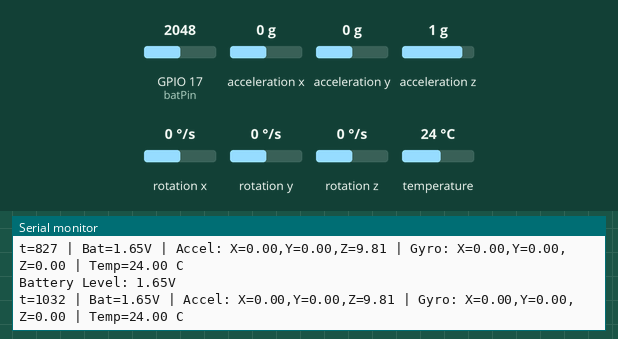
A sketch run on a simulated ESP32. Shown: the last lines printed to the serial monitor. The test bench sets the inputs (shaded band); at power-on: acceleration x 0 g, GPIO 17 (batPin) = 2048, acceleration y 0 g, acceleration z 1 g, rotation x 0 °/s, rotation y 0 °/s, rotation z 0 °/s, temperature 24 °C. Nothing arrives over Bluetooth unless stated; a phone connects over Bluetooth LE 3 s after start.

Above: at 1.2 s.
1.3 s: acceleration x set to -1.4 g
At 1.4 s:
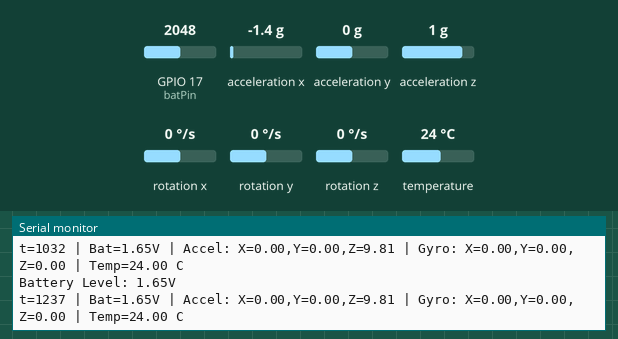
2.8 s: GPIO 17 (batPin) set to 2866
At 2.83 s:
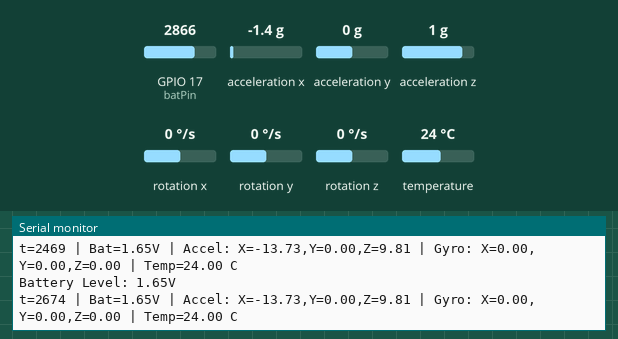
4.3 s: acceleration y set to -1.4 g
At 4.48 s:
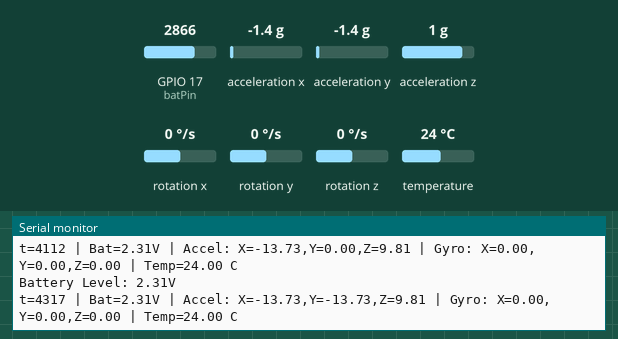
5.8 s: acceleration z set to -1.4 g
At 5.91 s:
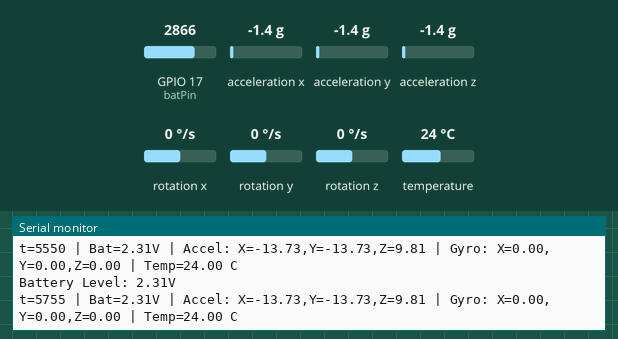
7.3 s: GPIO 17 (batPin) set to 3972
At 7.35 s:
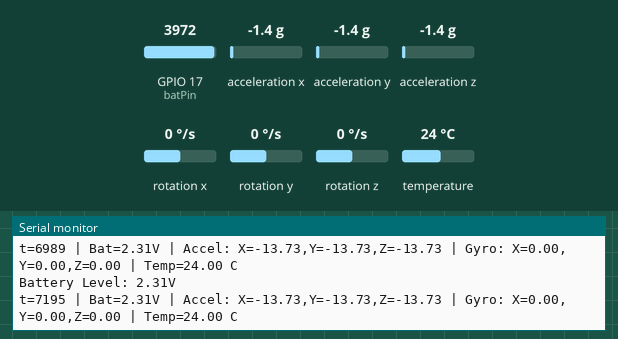
8.8 s: rotation x set to -192 °/s
At 9.0 s:
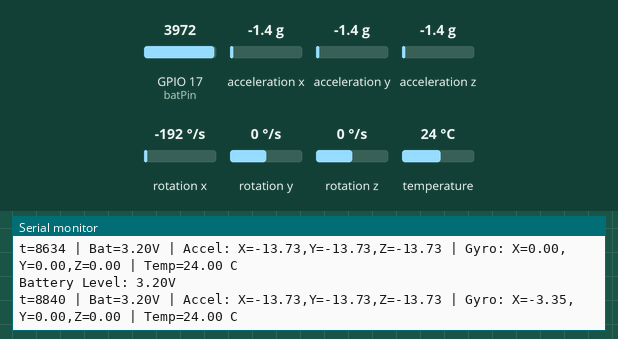
Timing chart, 0 to 11.3 s (numbered marks = the images above; inputs shaded):
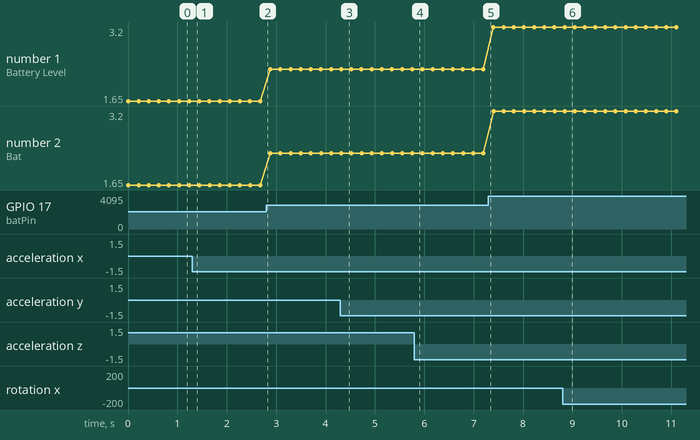

The sketch:

Demo.ino
```cpp
/*
    ECE 445 group 43 project
    breadboard demo code based on the Arduino ESP32 BLE Sever example
    Reference:
    Based on Neil Kolban example for IDF: https://github.com/nkolban/esp32-snippets/blob/master/cpp_utils/tests/BLE%20Tests/SampleServer.cpp
    Ported to Arduino ESP32 by Evandro Copercini
    updates by chegewara
    MPU 6050 connection:
    https://randomnerdtutorials.com/esp32-mpu-6050-accelerometer-gyroscope-arduino/
*/

#include <BLEDevice.h>
#include <BLEUtils.h>
#include <BLEServer.h>
#include <Adafruit_MPU6050.h>
#include <Adafruit_Sensor.h>
#include <Wire.h>


// See the following for generating UUIDs:
// https://www.uuidgenerator.net/

#define SERVICE_UUID        "4fafc201-1fb5-459e-8fcc-c5c9c331914b"
#define CHARACTERISTIC_UUID "beb5483e-36e1-4688-b7f5-ea07361b26a8"
// GPIO setting
// battery is connected to GPIO 11
const int batPin = 17;
const int SDA_pin = 19;
const int SCL_pin = 20;
// IMU MPU6050
Adafruit_MPU6050 mpu;
// value to store the battery value
const float Vref = 3.3;  // Reference voltage (default 3.3V)
int batRaw = 0;  // Raw ADC value
float batVoltage = 0.0;  // Converted voltage value
BLECharacteristic *pCharacteristic;
void setup() {
  Serial.begin(115200);
  Serial.println("Starting BLE work!");

  // IMU setup
  Wire.begin(12,13);
  // Try to initialize!
  if (!mpu.begin()) {
    Serial.println("Failed to find MPU6050 chip");
    while (1) {
      delay(10);
    }
  }
  Serial.println("MPU6050 Found!");
  mpu.setAccelerometerRange(MPU6050_RANGE_8_G);
  mpu.setFilterBandwidth(MPU6050_BAND_21_HZ);


  BLEDevice::init("ECE 445 Group 43");
  BLEServer *pServer = BLEDevice::createServer();
  BLEService *pService = pServer->createService(SERVICE_UUID);
  pCharacteristic =
    pCharacteristic = pService->createCharacteristic(CHARACTERISTIC_UUID, BLECharacteristic::PROPERTY_READ | BLECharacteristic::PROPERTY_WRITE | BLECharacteristic::PROPERTY_NOTIFY);


  pCharacteristic->setValue("Hello!!");
  pService->start();
  // BLEAdvertising *pAdvertising = pServer->getAdvertising();  // this still is working for backward compatibility
  BLEAdvertising *pAdvertising = BLEDevice::getAdvertising();
  pAdvertising->addServiceUUID(SERVICE_UUID);
  pAdvertising->setScanResponse(true);
  pAdvertising->setMinPreferred(0x06);  // functions that help with iPhone connections issue
  pAdvertising->setMinPreferred(0x12);
  BLEDevice::startAdvertising();
  Serial.println("Characteristic defined! Now you can read it in your phone!");
}

void loop() {
  unsigned long startTime = 0;
  unsigned long lastPrintTime = 0;
  size_t totalBytesSent = 0;
  unsigned long currentTime = millis();
  if (startTime == 0) startTime = currentTime;

  // put your main code here, to run repeatedly:
  batRaw = analogRead(batPin);
  batVoltage = (batRaw / 4095.0) * Vref;
  String BLE_msg = String(batVoltage,2) + "V";  // Convert int to string
  Serial.println("Battery Level: " + BLE_msg);

  // IMU reading
  /* Get new sensor events with the readings */
  sensors_event_t a, g, temp;
  mpu.getEvent(&a, &g, &temp);
  BLE_msg = "t=" + String(currentTime) +
                   " | Bat=" + String(batVoltage, 2) + "V" +
                   " | Accel: X=" + String(a.acceleration.x, 2) +
                   ",Y=" + String(a.acceleration.y, 2) +
                   ",Z=" + String(a.acceleration.z, 2) +
                   " | Gyro: X=" + String(g.gyro.x, 2) +
                   ",Y=" + String(g.gyro.y, 2) +
                   ",Z=" + String(g.gyro.z, 2) +
                   " | Temp=" + String(temp.temperature, 2) + " C";
  pCharacteristic->setValue(BLE_msg.c_str());  // Update BLE characteristic
  pCharacteristic->notify();  // Send updated value


  /* Print out the values */
  Serial.println(BLE_msg);

  delay(200);
}
```

Measured:
- after the input at 4.3 s, the serial monitor: prints a new line at once (image 3)
- after the input at 8.8 s, the serial monitor: prints a new line at once (image 6)
- plotted number 1: 1.65 → 2.31 after the input at 2.8 s, 2.31 → 3.2 after the input at 7.3 s
- plotted number 2: 1.65 → 2.31 after the input at 2.8 s, 2.31 → 3.2 after the input at 7.3 s
